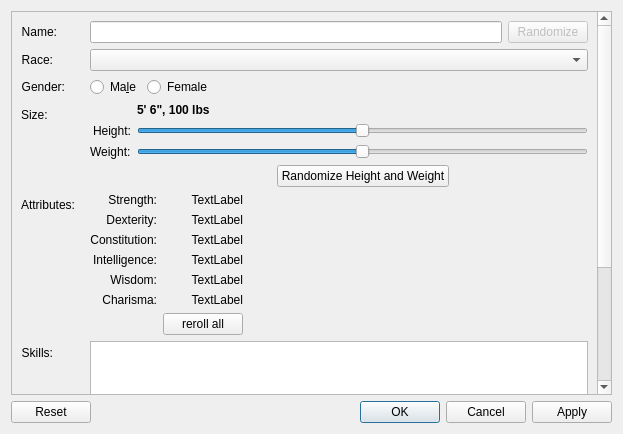
<?xml version="1.0" encoding="UTF-8"?>
<ui version="4.0">
 <class>Widget</class>
 <widget class="QWidget" name="Widget">
  <property name="geometry">
   <rect>
    <x>0</x>
    <y>0</y>
    <width>623</width>
    <height>434</height>
   </rect>
  </property>
  <property name="windowTitle">
   <string>Create Character</string>
  </property>
  <property name="sizeGripEnabled" stdset="0">
   <bool>true</bool>
  </property>
  <layout class="QVBoxLayout" name="verticalLayout">
   <item>
    <widget class="QScrollArea" name="scrollArea">
     <property name="widgetResizable">
      <bool>true</bool>
     </property>
     <widget class="QWidget" name="scrollAreaWidgetContents">
      <property name="geometry">
       <rect>
        <x>0</x>
        <y>0</y>
        <width>589</width>
        <height>584</height>
       </rect>
      </property>
      <layout class="QFormLayout" name="formLayout">
       <item row="0" column="0">
        <widget class="QLabel" name="label">
         <property name="text">
          <string>Name:</string>
         </property>
         <property name="textFormat">
          <enum>Qt::PlainText</enum>
         </property>
         <property name="alignment">
          <set>Qt::AlignRight|Qt::AlignTrailing|Qt::AlignVCenter</set>
         </property>
         <property name="labelClass" stdset="0">
          <string>fieldName</string>
         </property>
        </widget>
       </item>
       <item row="0" column="1">
        <layout class="QHBoxLayout" name="horizontalLayout_2">
         <item>
          <widget class="QLineEdit" name="nameLineEdit"/>
         </item>
         <item>
          <widget class="QPushButton" name="randomNamePushButton">
           <property name="enabled">
            <bool>false</bool>
           </property>
           <property name="text">
            <string>Randomize</string>
           </property>
          </widget>
         </item>
        </layout>
       </item>
       <item row="1" column="0">
        <widget class="QLabel" name="label_2">
         <property name="text">
          <string>Race:</string>
         </property>
         <property name="textFormat">
          <enum>Qt::PlainText</enum>
         </property>
         <property name="alignment">
          <set>Qt::AlignRight|Qt::AlignTrailing|Qt::AlignVCenter</set>
         </property>
         <property name="labelClass" stdset="0">
          <string>fieldName</string>
         </property>
        </widget>
       </item>
       <item row="1" column="1">
        <widget class="SelectRaceComboBox" name="selectRaceComboBox"/>
       </item>
       <item row="2" column="0">
        <widget class="QLabel" name="label_13">
         <property name="text">
          <string>Gender:</string>
         </property>
         <property name="textFormat">
          <enum>Qt::PlainText</enum>
         </property>
         <property name="alignment">
          <set>Qt::AlignRight|Qt::AlignTrailing|Qt::AlignVCenter</set>
         </property>
         <property name="labelClass" stdset="0">
          <string>fieldName</string>
         </property>
        </widget>
       </item>
       <item row="2" column="1">
        <layout class="QHBoxLayout" name="horizontalLayout_3">
         <item>
          <widget class="QRadioButton" name="maleRadioButton">
           <property name="text">
            <string>Ma&amp;le</string>
           </property>
           <attribute name="buttonGroup">
            <string notr="true">genderButtonGroup</string>
           </attribute>
          </widget>
         </item>
         <item>
          <widget class="QRadioButton" name="femaleRadioButton">
           <property name="text">
            <string>Female</string>
           </property>
           <attribute name="buttonGroup">
            <string notr="true">genderButtonGroup</string>
           </attribute>
          </widget>
         </item>
         <item>
          <spacer name="horizontalSpacer_5">
           <property name="orientation">
            <enum>Qt::Horizontal</enum>
           </property>
           <property name="sizeHint" stdset="0">
            <size>
             <width>40</width>
             <height>20</height>
            </size>
           </property>
          </spacer>
         </item>
        </layout>
       </item>
       <item row="3" column="0">
        <widget class="QLabel" name="label_14">
         <property name="text">
          <string>Size:</string>
         </property>
        </widget>
       </item>
       <item row="3" column="1">
        <layout class="QFormLayout" name="formLayout_2">
         <property name="labelAlignment">
          <set>Qt::AlignRight|Qt::AlignTrailing|Qt::AlignVCenter</set>
         </property>
         <item row="2" column="0">
          <widget class="QLabel" name="label_16">
           <property name="text">
            <string>Height:</string>
           </property>
          </widget>
         </item>
         <item row="2" column="1">
          <widget class="QSlider" name="heightSlider">
           <property name="minimum">
            <number>-100</number>
           </property>
           <property name="maximum">
            <number>100</number>
           </property>
           <property name="orientation">
            <enum>Qt::Horizontal</enum>
           </property>
          </widget>
         </item>
         <item row="3" column="0">
          <widget class="QLabel" name="label_17">
           <property name="text">
            <string>Weight:</string>
           </property>
          </widget>
         </item>
         <item row="3" column="1">
          <widget class="QSlider" name="weightSlider">
           <property name="minimum">
            <number>-100</number>
           </property>
           <property name="maximum">
            <number>100</number>
           </property>
           <property name="orientation">
            <enum>Qt::Horizontal</enum>
           </property>
          </widget>
         </item>
         <item row="4" column="1">
          <layout class="QHBoxLayout" name="horizontalLayout_5">
           <item>
            <spacer name="horizontalSpacer_4">
             <property name="orientation">
              <enum>Qt::Horizontal</enum>
             </property>
             <property name="sizeHint" stdset="0">
              <size>
               <width>40</width>
               <height>20</height>
              </size>
             </property>
            </spacer>
           </item>
           <item>
            <widget class="QPushButton" name="pushButton">
             <property name="text">
              <string>Randomize Height and Weight</string>
             </property>
            </widget>
           </item>
           <item>
            <spacer name="horizontalSpacer_3">
             <property name="orientation">
              <enum>Qt::Horizontal</enum>
             </property>
             <property name="sizeHint" stdset="0">
              <size>
               <width>40</width>
               <height>20</height>
              </size>
             </property>
            </spacer>
           </item>
          </layout>
         </item>
         <item row="1" column="1">
          <widget class="QLabel" name="sizeValueLabel">
           <property name="styleSheet">
            <string notr="true">font-weight: bold;</string>
           </property>
           <property name="text">
            <string>5' 6&quot;, 100 lbs</string>
           </property>
          </widget>
         </item>
        </layout>
       </item>
       <item row="5" column="0">
        <widget class="QLabel" name="label_3">
         <property name="text">
          <string>Attributes:</string>
         </property>
         <property name="textFormat">
          <enum>Qt::PlainText</enum>
         </property>
         <property name="alignment">
          <set>Qt::AlignRight|Qt::AlignTrailing|Qt::AlignVCenter</set>
         </property>
         <property name="labelClass" stdset="0">
          <string>fieldName</string>
         </property>
        </widget>
       </item>
       <item row="5" column="1">
        <layout class="QHBoxLayout" name="horizontalLayout">
         <item>
          <layout class="QGridLayout" name="gridLayout">
           <item row="2" column="1">
            <widget class="QLabel" name="constitutionValueLabel">
             <property name="text">
              <string>TextLabel</string>
             </property>
             <property name="alignment">
              <set>Qt::AlignRight|Qt::AlignTrailing|Qt::AlignVCenter</set>
             </property>
            </widget>
           </item>
           <item row="0" column="0">
            <widget class="QLabel" name="label_4">
             <property name="text">
              <string>Strength:</string>
             </property>
             <property name="alignment">
              <set>Qt::AlignRight|Qt::AlignTrailing|Qt::AlignVCenter</set>
             </property>
            </widget>
           </item>
           <item row="3" column="0">
            <widget class="QLabel" name="label_7">
             <property name="text">
              <string>Intelligence:</string>
             </property>
             <property name="alignment">
              <set>Qt::AlignRight|Qt::AlignTrailing|Qt::AlignVCenter</set>
             </property>
            </widget>
           </item>
           <item row="0" column="1">
            <widget class="QLabel" name="strengthValueLabel">
             <property name="text">
              <string>TextLabel</string>
             </property>
             <property name="alignment">
              <set>Qt::AlignRight|Qt::AlignTrailing|Qt::AlignVCenter</set>
             </property>
            </widget>
           </item>
           <item row="5" column="1">
            <widget class="QLabel" name="charismaValueLabel">
             <property name="text">
              <string>TextLabel</string>
             </property>
             <property name="alignment">
              <set>Qt::AlignRight|Qt::AlignTrailing|Qt::AlignVCenter</set>
             </property>
            </widget>
           </item>
           <item row="1" column="1">
            <widget class="QLabel" name="dexterityValueLabel">
             <property name="text">
              <string>TextLabel</string>
             </property>
             <property name="alignment">
              <set>Qt::AlignRight|Qt::AlignTrailing|Qt::AlignVCenter</set>
             </property>
            </widget>
           </item>
           <item row="2" column="0">
            <widget class="QLabel" name="label_6">
             <property name="text">
              <string>Constitution:</string>
             </property>
             <property name="alignment">
              <set>Qt::AlignRight|Qt::AlignTrailing|Qt::AlignVCenter</set>
             </property>
            </widget>
           </item>
           <item row="4" column="1">
            <widget class="QLabel" name="wisdomValueLabel">
             <property name="text">
              <string>TextLabel</string>
             </property>
             <property name="alignment">
              <set>Qt::AlignRight|Qt::AlignTrailing|Qt::AlignVCenter</set>
             </property>
            </widget>
           </item>
           <item row="5" column="0">
            <widget class="QLabel" name="label_9">
             <property name="text">
              <string>Charisma:</string>
             </property>
             <property name="alignment">
              <set>Qt::AlignRight|Qt::AlignTrailing|Qt::AlignVCenter</set>
             </property>
            </widget>
           </item>
           <item row="1" column="0">
            <widget class="QLabel" name="label_5">
             <property name="text">
              <string>Dexterity:</string>
             </property>
             <property name="alignment">
              <set>Qt::AlignRight|Qt::AlignTrailing|Qt::AlignVCenter</set>
             </property>
            </widget>
           </item>
           <item row="3" column="1">
            <widget class="QLabel" name="intelligenceValueLabel">
             <property name="text">
              <string>TextLabel</string>
             </property>
             <property name="alignment">
              <set>Qt::AlignRight|Qt::AlignTrailing|Qt::AlignVCenter</set>
             </property>
            </widget>
           </item>
           <item row="4" column="0">
            <widget class="QLabel" name="label_8">
             <property name="text">
              <string>Wisdom:</string>
             </property>
             <property name="alignment">
              <set>Qt::AlignRight|Qt::AlignTrailing|Qt::AlignVCenter</set>
             </property>
            </widget>
           </item>
           <item row="6" column="1">
            <widget class="QPushButton" name="rerollAllPushButton_8">
             <property name="text">
              <string>reroll all</string>
             </property>
            </widget>
           </item>
          </layout>
         </item>
         <item>
          <spacer name="horizontalSpacer">
           <property name="orientation">
            <enum>Qt::Horizontal</enum>
           </property>
           <property name="sizeHint" stdset="0">
            <size>
             <width>40</width>
             <height>20</height>
            </size>
           </property>
          </spacer>
         </item>
        </layout>
       </item>
       <item row="6" column="0">
        <widget class="QLabel" name="label_10">
         <property name="text">
          <string>Skills:</string>
         </property>
         <property name="textFormat">
          <enum>Qt::PlainText</enum>
         </property>
         <property name="alignment">
          <set>Qt::AlignRight|Qt::AlignTrailing|Qt::AlignVCenter</set>
         </property>
         <property name="labelClass" stdset="0">
          <string>fieldName</string>
         </property>
        </widget>
       </item>
       <item row="6" column="1">
        <widget class="QTreeView" name="skillTreeView"/>
       </item>
       <item row="7" column="0">
        <widget class="QLabel" name="label_11">
         <property name="text">
          <string>Personality:</string>
         </property>
         <property name="textFormat">
          <enum>Qt::PlainText</enum>
         </property>
         <property name="alignment">
          <set>Qt::AlignRight|Qt::AlignTrailing|Qt::AlignVCenter</set>
         </property>
         <property name="labelClass" stdset="0">
          <string>fieldName</string>
         </property>
        </widget>
       </item>
       <item row="7" column="1">
        <widget class="QTreeView" name="personalityTreeView"/>
       </item>
       <item row="8" column="0">
        <widget class="QLabel" name="label_12">
         <property name="text">
          <string>History:</string>
         </property>
         <property name="textFormat">
          <enum>Qt::PlainText</enum>
         </property>
         <property name="alignment">
          <set>Qt::AlignRight|Qt::AlignTrailing|Qt::AlignVCenter</set>
         </property>
         <property name="labelClass" stdset="0">
          <string>fieldName</string>
         </property>
        </widget>
       </item>
       <item row="8" column="1">
        <widget class="QTextEdit" name="historyTextEdit"/>
       </item>
      </layout>
     </widget>
    </widget>
   </item>
   <item>
    <widget class="QDialogButtonBox" name="buttonBox">
     <property name="orientation">
      <enum>Qt::Horizontal</enum>
     </property>
     <property name="standardButtons">
      <set>QDialogButtonBox::Apply|QDialogButtonBox::Cancel|QDialogButtonBox::Ok|QDialogButtonBox::Reset</set>
     </property>
    </widget>
   </item>
  </layout>
 </widget>
 <customwidgets>
  <customwidget>
   <class>SelectRaceComboBox</class>
   <extends>QComboBox</extends>
   <header>jgrpg/SelectRaceComboBox.h</header>
  </customwidget>
 </customwidgets>
 <resources/>
 <connections>
  <connection>
   <sender>rerollAllPushButton_8</sender>
   <signal>clicked()</signal>
   <receiver>Widget</receiver>
   <slot>rerollAll()</slot>
   <hints>
    <hint type="sourcelabel">
     <x>226</x>
     <y>362</y>
    </hint>
    <hint type="destinationlabel">
     <x>390</x>
     <y>273</y>
    </hint>
   </hints>
  </connection>
  <connection>
   <sender>randomNamePushButton</sender>
   <signal>clicked()</signal>
   <receiver>Widget</receiver>
   <slot>randomizeName()</slot>
   <hints>
    <hint type="sourcelabel">
     <x>533</x>
     <y>31</y>
    </hint>
    <hint type="destinationlabel">
     <x>564</x>
     <y>4</y>
    </hint>
   </hints>
  </connection>
  <connection>
   <sender>buttonBox</sender>
   <signal>clicked(QAbstractButton*)</signal>
   <receiver>Widget</receiver>
   <slot>on_accepted(QAbstractButton*)</slot>
   <hints>
    <hint type="sourcelabel">
     <x>230</x>
     <y>412</y>
    </hint>
    <hint type="destinationlabel">
     <x>198</x>
     <y>392</y>
    </hint>
   </hints>
  </connection>
  <connection>
   <sender>pushButton</sender>
   <signal>clicked()</signal>
   <receiver>Widget</receiver>
   <slot>randomizeSize()</slot>
   <hints>
    <hint type="sourcelabel">
     <x>322</x>
     <y>197</y>
    </hint>
    <hint type="destinationlabel">
     <x>1</x>
     <y>206</y>
    </hint>
   </hints>
  </connection>
  <connection>
   <sender>heightSlider</sender>
   <signal>sliderMoved(int)</signal>
   <receiver>Widget</receiver>
   <slot>setHeight(int)</slot>
   <hints>
    <hint type="sourcelabel">
     <x>353</x>
     <y>138</y>
    </hint>
    <hint type="destinationlabel">
     <x>6</x>
     <y>153</y>
    </hint>
   </hints>
  </connection>
  <connection>
   <sender>weightSlider</sender>
   <signal>sliderMoved(int)</signal>
   <receiver>Widget</receiver>
   <slot>setWeight(int)</slot>
   <hints>
    <hint type="sourcelabel">
     <x>356</x>
     <y>172</y>
    </hint>
    <hint type="destinationlabel">
     <x>4</x>
     <y>182</y>
    </hint>
   </hints>
  </connection>
 </connections>
 <slots>
  <slot>on_accepted(QAbstractButton*)</slot>
  <slot>rerollAll()</slot>
  <slot>randomizeName()</slot>
  <slot>randomizeSize()</slot>
  <slot>setHeight(int)</slot>
  <slot>setWeight(int)</slot>
 </slots>
 <buttongroups>
  <buttongroup name="genderButtonGroup"/>
 </buttongroups>
</ui>
